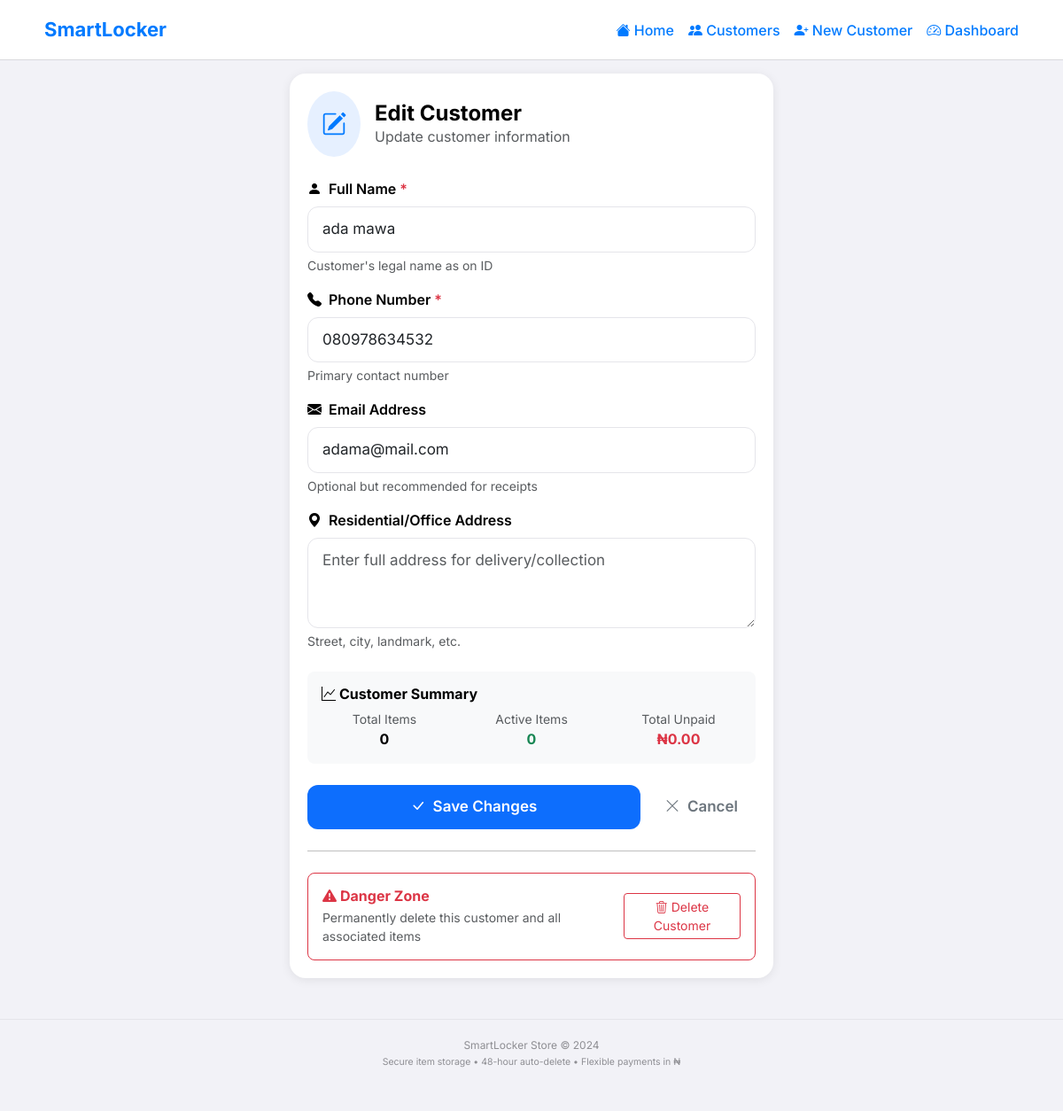
Page /customer/1/edit on the committed database.
### app.py (models this page shows)
class Customer(db.Model):
    __tablename__ = 'customers'
    id = db.Column(db.Integer, primary_key=True)
    name = db.Column(db.String(100), nullable=False)
    phone = db.Column(db.String(20), unique=True, nullable=False)
    email = db.Column(db.String(100))
    address = db.Column(db.String(200))
    created_at = db.Column(db.DateTime, default=datetime.utcnow)
    items = db.relationship('Item', backref='customer', lazy='dynamic', cascade='all, delete-orphan')
    def total_unpaid(self):
        return sum(item.remaining_balance() for item in self.items if not item.is_fully_paid)
    def total_items_count(self):
        return self.items.count()
    def active_items_count(self):
        return self.items.filter_by(status='active').count()

### app.py (the view, shortened to what this page needs)
@app.route('/customer/<int:customer_id>/edit', methods=['GET', 'POST'])
def edit_customer(customer_id):
    customer = Customer.query.get_or_404(customer_id)
    return render_template('edit_customer.html', customer=customer)

### app.py (called while the page is built)
def format_naira(amount):
    return f"₦{amount:,.2f}"

### templates/edit_customer.html (shortened to what this page needs)
{% extends "base.html" %}
{% block content %}
<div class="row justify-content-center">
    <div class="col-md-7 col-lg-6">
        <div class="ios-card">
            <div class="d-flex align-items-center mb-4">
                <div class="rounded-circle bg-primary bg-opacity-10 p-3 me-3">
                    <i class="bi bi-pencil-square fs-3" style="color: #007AFF;"></i>
                </div>
                <div>
                    <h4 class="fw-bold mb-0">Edit Customer</h4>
                    <p class="text-muted mb-0">Update customer information</p>
                </div>
            </div>
            <form method="POST" id="editCustomerForm">
                <div class="mb-3">
                    <label class="form-label fw-semibold">
                        <i class="bi bi-person-fill me-1"></i> Full Name <span class="text-danger">*</span>
                    </label>
                    <input type="text"
                           name="name"
                           class="form-control search-bar"
                           value="{{ customer.name }}"
                           required
                           placeholder="Enter customer's full name">
                    <div class="form-text">Customer's legal name as on ID</div>
                </div>
                <div class="mb-3">
                    <label class="form-label fw-semibold">
                        <i class="bi bi-telephone-fill me-1"></i> Phone Number <span class="text-danger">*</span>
                    </label>
                    <input type="tel"
                           name="phone"
                           class="form-control search-bar"
                           value="{{ customer.phone }}"
                           required
                           placeholder="e.g., +234 801 234 5678">
                    <div class="form-text">Primary contact number</div>
                </div>
                <div class="mb-3">
                    <label class="form-label fw-semibold">
                        <i class="bi bi-envelope-fill me-1"></i> Email Address
                    </label>
                    <input type="email"
                           name="email"
                           class="form-control search-bar"
                           value="{{ customer.email or '' }}"
                           placeholder="customer@example.com">
                    <div class="form-text">Optional but recommended for receipts</div>
                </div>
                <div class="mb-4">
                    <label class="form-label fw-semibold">
                        <i class="bi bi-geo-alt-fill me-1"></i> Residential/Office Address
                    </label>
                    <textarea name="address"
                              class="form-control search-bar"
                              rows="3"
                              placeholder="Enter full address for delivery/collection">{{ customer.address or '' }}</textarea>
                    <div class="form-text">Street, city, landmark, etc.</div>
                </div>
                <div class="bg-light rounded-3 p-3 mb-4">
                    <h6 class="fw-bold mb-2">
                        <i class="bi bi-graph-up me-1"></i>Customer Summary
                    </h6>
                    <div class="row text-center">
                        <div class="col-4">
                            <div class="small text-muted">Total Items</div>
                            <div class="fw-bold">{{ customer.total_items_count() }}</div>
                        </div>
                        <div class="col-4">
                            <div class="small text-muted">Active Items</div>
                            <div class="fw-bold text-success">{{ customer.active_items_count() }}</div>
                        </div>
                        <div class="col-4">
                            <div class="small text-muted">Total Unpaid</div>
                            <div class="fw-bold text-danger">{{ customer.total_unpaid()|naira }}</div>
                        </div>
                    </div>
                </div>
                <div class="d-flex gap-2">
                    <button type="submit" class="btn btn-primary ios-button flex-grow-1" id="saveBtn">
                        <i class="bi bi-check-lg me-1"></i> Save Changes
                    </button>
                    <a href="{{ url_for('customer_detail', customer_id=customer.id) }}"
                       class="btn btn-outline-secondary ios-button">
                        <i class="bi bi-x-lg me-1"></i> Cancel
                    </a>
                </div>
            </form>
            <hr class="my-4">
            <div class="border border-danger rounded-3 p-3">
                <div class="d-flex justify-content-between align-items-center">
                    <div>
                        <h6 class="fw-bold text-danger mb-1">
                            <i class="bi bi-exclamation-triangle-fill me-1"></i>Danger Zone
                        </h6>
                        <p class="small text-muted mb-0">Permanently delete this customer and all associated items</p>
                    </div>
                    <button type="button"
                            class="btn btn-outline-danger btn-sm"
                            data-bs-toggle="modal"
                            data-bs-target="#deleteModal">
                        <i class="bi bi-trash3"></i> Delete Customer
                    </button>
                </div>
            </div>
        </div>
    </div>
</div>
{% endblock %}

### templates/base.html (style rules this page uses)
:root { --ios-blue: #007AFF; --ios-green: #34C759; --ios-red: #FF3B30; --ios-orange: #FF9500; --ios-gray: #8E8E93; --ios-gray-light: #E5E5EA; --ios-bg: #F2F2F7; --ios-card-bg: #FFFFFF; --ios-text-primary: #000000; --ios-text-secondary: #3C3C43; --ios-text-tertiary: #8E8E93; }
* { margin: 0; padding: 0; box-sizing: border-box; }
body { background-color: var(--ios-bg); font-family: 'Inter', -apple-system, BlinkMacSystemFont, 'Segoe UI', Roboto, Helvetica, Arial, sans-serif; padding-bottom: 30px; color: var(--ios-text-primary); -webkit-font-smoothing: antialiased; -moz-osx-font-smoothing: grayscale; }
.ios-card { background: var(--ios-card-bg); border-radius: 18px; box-shadow: 0 2px 12px rgba(0, 0, 0, 0.08); padding: 20px; margin-bottom: 16px; border: none; transition: all 0.2s ease; }
.ios-button { border-radius: 12px; padding: 12px 20px; font-weight: 600; font-size: 17px; transition: all 0.2s ease; border: none; }
.search-bar { border-radius: 12px; border: 1px solid var(--ios-gray-light); padding: 12px 16px; font-size: 17px; background: white; transition: all 0.2s; }

### rows in the picture
Customer: name "ada mawa", phone "080978634532", email "adama@mail.com"

### other values in the picture
{{ customer.total_items_count() }} "0"
{{ customer.active_items_count() }} "0"
{{ customer.total_unpaid()|naira }} "₦0.00"
